Frame 1 (no input): blank canvas, image omitted
Frame 60 (no input): blank canvas, image omitted
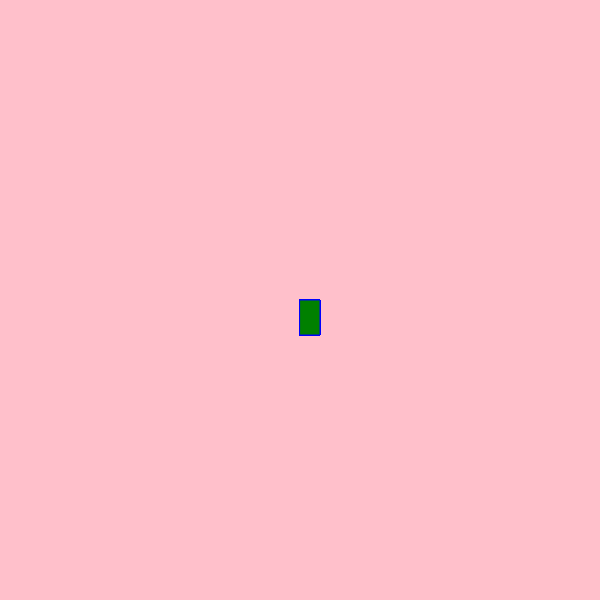
Frame 120 (the mouse pressed at the canvas centre since frame 60)

The p5.js sketch whose frames 1 and 60 were blank and that drew this single picture after the mouse press (run headless with seeded random() and noise() and a simulated clock; from frame 60 on, the mouse is pressed at the canvas centre):

// p5.js sketch
// ── sketch.js
function setup() {
    createCanvas(600, 600);
    background("pink");
  }
  
  function draw() {
  
    stroke("blue");
    fill("green");
  
    // console.log(mouseIspresed);
  
    if (mouseIsPressed) {
      rect(mouseX, mouseY, 20, 35);
    }
  }
  
